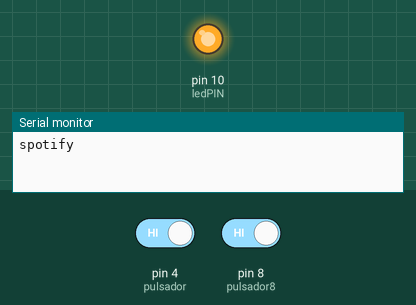
The sketch below on a simulated Arduino Uno, built with avr-gcc and run on an emulated ATmega328P. Shown: output pins drawn as LEDs (lit = HIGH), the last lines printed to the serial monitor. Inputs (shaded band) come from the test bench; at power-on: pin 4 (pulsador) HIGH, pin 8 (pulsador8) HIGH.

Above: at 2.9 s.
3.0 s: pin 4 (pulsador) driven LOW and pin 8 (pulsador8) driven LOW
At 4.2 s:
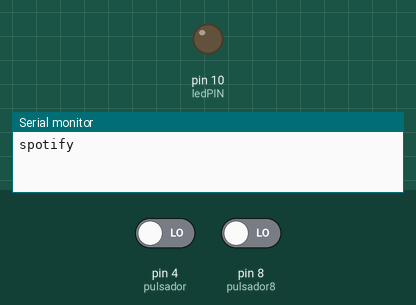
4.5 s: pin 4 (pulsador) driven HIGH
At 5.6 s:
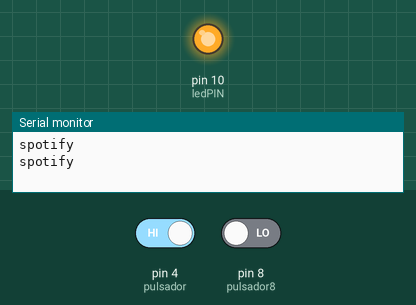
6.0 s: pin 4 (pulsador) driven LOW
At 6.7 s:
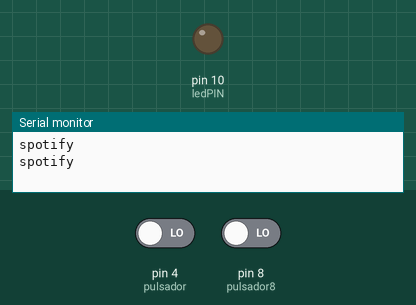
Timing chart, 0 to 8.5 s (numbered marks = the images above; inputs shaded):
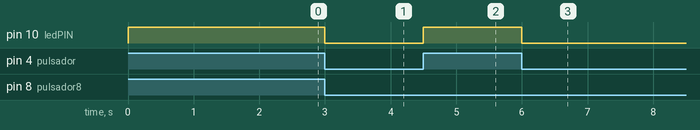

Measured:
- after the input at 3.0 s, pin 10 (ledPIN): HIGH → LOW at once
- after the input at 4.5 s, pin 10 (ledPIN): LOW → HIGH at once
- after the input at 6.0 s, pin 10 (ledPIN): HIGH → LOW at once

The sketch:

button.ino
```cpp
const int ledPIN = 10;
const int pulsador=4, pulsador8=8;
int val=0;
bool pressed=false;

void setup(){

  Serial.begin(9600);
  pinMode(ledPIN , OUTPUT);
  pinMode(pulsador,INPUT_PULLUP);
  pinMode(pulsador8,INPUT_PULLUP);
}

void loop(){

  val = digitalRead(pulsador);

  if(val == HIGH)
  {
      if(!pressed)
      {
        digitalWrite(ledPIN,HIGH);
        Serial.println("spotify");
        pressed=true;
        delay(500);
      }

  }else{

    val = digitalRead(pulsador8);

    if(val == HIGH)
    {
        digitalWrite(ledPIN,HIGH);
        Serial.println("konsole");
        delay(500);
    }

    else
    {
      digitalWrite(ledPIN,LOW);
      pressed=false;
    }
  }
 /* inputValue = analogRead(analogInput);
  Serial.print("Voltaje de entrada = " );
  Serial.println(inputValue);
  delay(2);*/
}
```
